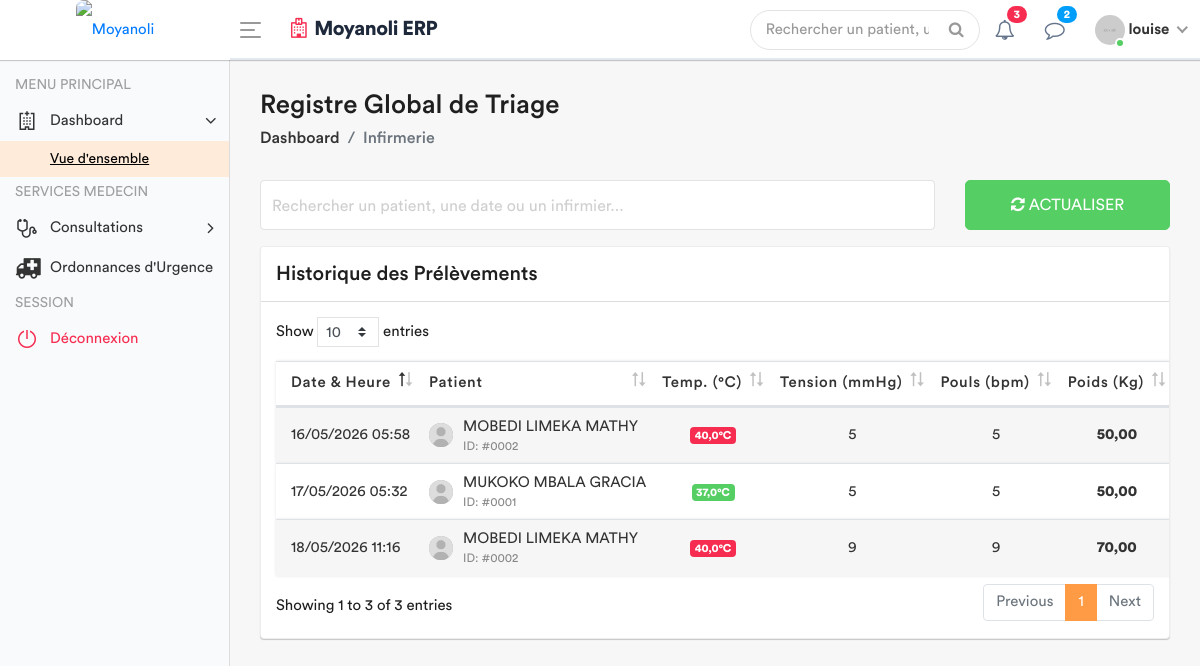
The app's page /infirmerie/registre-global/ (signed in) with its own data.
### apps/models.py (models this page shows, shortened)
class SigneVital(models.Model):
    patient = models.ForeignKey(Patient, on_delete=models.CASCADE)
    temperature = models.DecimalField(max_digits=4, decimal_places=1)
    poids = models.DecimalField(max_digits=5, decimal_places=2)
    tension_arterielle = models.CharField(max_length=10)
    frequence_cardiaque = models.IntegerField()
    frequence_respiratoire = models.IntegerField(null=True, blank=True)
    saturation_oxygene = models.IntegerField(null=True, blank=True)
    date_prelevement = models.DateTimeField(default=timezone.now)
    infirmier = models.ForeignKey(User, on_delete=models.SET_NULL, null=True)
    est_consulte = models.BooleanField(default=False)

class Patient(models.Model):
    code_patient = models.CharField(max_length=20, unique=True, editable=False)
    noms = models.CharField(max_length=100)
    service = models.ForeignKey(
        Service,
        on_delete=models.PROTECT, # On empêche de supprimer un service s'il a des patients
        related_name='patients',
        null=True # Utile si tu as déjà des patients en base sans service
    )
    sexe = models.CharField(max_length=1, choices=[('M', 'Masculin'), ('F', 'Féminin')])
    age = models.CharField(max_length=30)
    adresse = models.TextField()
    telephone = models.CharField(max_length=20)
    fiche_payee = models.BooleanField(default=False)
    created_by = models.ForeignKey(User, on_delete=models.SET_NULL, null=True, related_name='patients_crees')
    date_creation = models.DateTimeField(auto_now_add=True)
    date_modification = models.DateTimeField(auto_now=True)

### apps/views.py (the view)
# urls.py: path('infirmerie/registre-global/', views.liste_globale_triage, name='liste_globale_triage'),
@login_required
def liste_globale_triage(request):
    historique_global = SigneVital.objects.select_related('patient', 'infirmier').all().order_by('-date_prelevement')
    role = Fonction.objects.filter(userKey=request.user).first()
    fonctionKey = role.fonctionKey.roleName if role else None
    context = {
        'fonctionKey': fonctionKey,
        'historique': historique_global,
    }
    return render(request, 'back-end/infirmerie/liste_globale_triage.html', context)

### apps/templates/back-end/infirmerie/liste_globale_triage.html (shortened to what this page needs)
<!DOCTYPE html>
{% load static %}
<html lang="fr">
    <head>
        {% include 'back-end/includes/css.html' %}
    </head>
    <body>
        <div class="main-wrapper">
            {% include 'back-end/includes/header.html' %}
            {% include 'back-end/includes/sidebar.html' %}
            <div class="page-wrapper">
                <div class="content container-fluid">
                    <div class="page-header">
                        <div class="row align-items-center">
                            <div class="col">
                                <h3 class="page-title">Registre Global de Triage</h3>
                                <ul class="breadcrumb">
                                    <li class="breadcrumb-item"><a href="{% url 'dashboard' %}">Dashboard</a></li>
                                    <li class="breadcrumb-item active">Infirmerie</li>
                                </ul>
                            </div>
                        </div>
                    </div>
                    <div class="row filter-row">
                        <div class="col-sm-6 col-md-9">
                            <div class="form-group form-focus">
                                <input type="text" id="myInput" class="form-control floating">
                                <label class="focus-label">Rechercher un patient, une date ou un infirmier...</label>
                            </div>
                        </div>
                        <div class="col-sm-6 col-md-3">
                            <a href="#" class="btn btn-success btn-block"> <i class="fa fa-refresh"></i> Actualiser </a>
                        </div>
                    </div>
                    <div class="row">
                        <div class="col-md-12">
                            <div class="card card-table">
                                <div class="card-header">
                                    <h4 class="card-title mb-0">Historique des Prélèvements</h4>
                                </div>
                                <div class="card-body">
                                    <div class="table-responsive" style="padding: 15px;">
                                        <table class="table table-striped table-nowrap custom-table mb-0 datatable" id="triageTable">
                                            <thead>
                                                <tr>
                                                    <th>Date & Heure</th>
                                                    <th>Patient</th>
                                                    <th class="text-center">Temp. (°C)</th>
                                                    <th class="text-center">Tension (mmHg)</th>
                                                    <th class="text-center">Pouls (bpm)</th>
                                                    <th class="text-center">Poids (Kg)</th>
                                                </tr>
                                            </thead>
                                            <tbody>
                                                {% for signe in historique %}
                                                <tr>
                                                    <td>{{ signe.date_prelevement|date:"d/m/Y H:i" }}</td>
                                                    <td>
                                                        <h2 class="table-avatar">
                                                            <a href="#" class="avatar avatar-xs"><img src="{% static 'back-end/assets/img/user.jpg' %}" alt=""></a>
                                                            <a href="#">{{ signe.patient.noms }} <span>ID: #{{ signe.patient.id|stringformat:"04d" }}</span></a>
                                                        </h2>
                                                    </td>
                                                    <td class="text-center">
                                                        <span class="badge {% if signe.temperature >= 38 %}badge-danger{% elif signe.temperature < 36 %}badge-warning{% else %}badge-success{% endif %}">
                                                            {{ signe.temperature }}°C
                                                        </span>
                                                    </td>
                                                    <td class="text-center">{{ signe.tension_arterielle|default:"--" }}</td>
                                                    <td class="text-center">{{ signe.frequence_cardiaque|default:"--" }}</td>
                                                    <td class="text-center"><strong>{{ signe.poids }}</strong></td>
                                                </tr>
                                                {% empty %}
                                                <tr>
                                                    <td colspan="8" class="text-center text-muted py-4">Aucun prélèvement enregistré.</td>
                                                </tr>
                                                {% endfor %}
                                            </tbody>
                                        </table>
                                    </div>
                                </div>
                            </div>
                        </div>
                    </div>
                </div>
            </div>
        </div>
    </body>
</html>

### apps/templates/back-end/includes/header.html (shortened to what this page needs)
{% load static %}
<div class="header" style="background: #ffffff; border-bottom: 2px solid #e2e8f0;">
    <div class="header-left" style="background: #ffffff;">
        <a href="{% url 'home' %}" class="logo">
            <img src="{% static 'front-end/assets/dr/logo.jpg' %}" width="45" height="45" alt="Moyanoli" style="border-radius: 8px;">
        </a>
    </div>
    <a id="toggle_btn" href="javascript:void(0);" style="color: #007bff;">
        <span class="bar-icon">
            <span></span>
            <span></span>
            <span></span>
        </span>
    </a>
    <div class="page-title-box">
        <h3 style="color: #1e293b; font-weight: 700; letter-spacing: -0.5px;">
            <i class="fa fa-hospital-o text-danger mr-2"></i>Moyanoli ERP
        </h3>
    </div>
    <ul class="nav user-menu">
        <li class="nav-item">
            <div class="top-nav-search">
                <form action="#">
                    <input class="form-control" type="text" placeholder="Rechercher un patient, un dossier...">
                    <button class="btn" type="submit"><i class="fa fa-search"></i></button>
                </form>
            </div>
        </li>
        <li class="nav-item dropdown">
            <a href="#" class="dropdown-toggle nav-link" data-toggle="dropdown">
                <i class="fa fa-bell-o" style="color: #64748b;"></i> <span class="badge badge-pill bg-danger">3</span>
            </a>
        </li>
        <li class="nav-item dropdown">
            <a href="#" class="dropdown-toggle nav-link" data-toggle="dropdown">
                <i class="fa fa-comment-o" style="color: #64748b;"></i> <span class="badge badge-pill bg-info">2</span>
            </a>
        </li>
        <li class="nav-item dropdown has-arrow main-drop">
            <a href="#" class="dropdown-toggle nav-link" data-toggle="dropdown">
                <span class="user-img">
                    <img src="{% static 'back-end/assets/img/profiles/avatar-21.jpg' %}" alt="">
                    <span class="status online"></span>
                </span>
                <span style="font-weight: 600;">{{ user.username }}</span>
            </a>
        </li>
    </ul>
</div>

### records on screen
SigneVital: date_prelevement "18/05/2026 11:16", patient.noms "MOBEDI LIMEKA MATHY", patient.id "0002", temperature "40,0", tension_arterielle "9", frequence_cardiaque "9", poids "70,00"
SigneVital: date_prelevement "17/05/2026 05:32", patient.noms "MUKOKO MBALA GRACIA", patient.id "0001", temperature "37,0", tension_arterielle "5", frequence_cardiaque "5", poids "50,00"
SigneVital: date_prelevement "16/05/2026 05:58", patient.noms "MOBEDI LIMEKA MATHY", patient.id "0002", temperature "40,0", tension_arterielle "5", frequence_cardiaque "5", poids "50,00"

### other values on screen
{{ user.username }} "louise"
